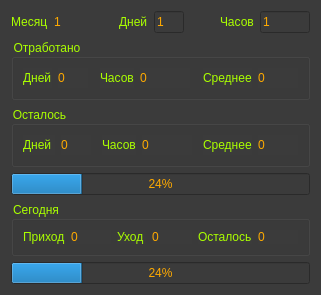
<?xml version="1.0" encoding="UTF-8"?>
<ui version="4.0">
 <class>Form</class>
 <widget class="QWidget" name="Form">
  <property name="windowModality">
   <enum>Qt::NonModal</enum>
  </property>
  <property name="geometry">
   <rect>
    <x>0</x>
    <y>0</y>
    <width>321</width>
    <height>286</height>
   </rect>
  </property>
  <property name="mouseTracking">
   <bool>false</bool>
  </property>
  <property name="contextMenuPolicy">
   <enum>Qt::NoContextMenu</enum>
  </property>
  <property name="windowTitle">
   <string>Рабочее время</string>
  </property>
  <property name="styleSheet">
   <string notr="true">background-color: rgb(59, 59, 59);
color: rgb(170, 255, 0);
font: 75 10pt &quot;MS Shell Dlg 2&quot;;</string>
  </property>
  <layout class="QVBoxLayout" name="verticalLayout">
   <item>
    <layout class="QHBoxLayout" name="horizontalLayout">
     <item>
      <widget class="QLabel" name="label">
       <property name="text">
        <string>Месяц</string>
       </property>
      </widget>
     </item>
     <item>
      <widget class="QLabel" name="labelM">
       <property name="minimumSize">
        <size>
         <width>30</width>
         <height>0</height>
        </size>
       </property>
       <property name="styleSheet">
        <string notr="true">color: rgb(255, 170, 0);</string>
       </property>
       <property name="text">
        <string>1</string>
       </property>
      </widget>
     </item>
     <item>
      <spacer name="horizontalSpacer">
       <property name="orientation">
        <enum>Qt::Horizontal</enum>
       </property>
       <property name="sizeHint" stdset="0">
        <size>
         <width>40</width>
         <height>20</height>
        </size>
       </property>
      </spacer>
     </item>
     <item>
      <widget class="QLabel" name="label_2">
       <property name="text">
        <string>Дней</string>
       </property>
      </widget>
     </item>
     <item>
      <widget class="QLineEdit" name="lineEditD">
       <property name="sizePolicy">
        <sizepolicy hsizetype="Fixed" vsizetype="Fixed">
         <horstretch>1</horstretch>
         <verstretch>0</verstretch>
        </sizepolicy>
       </property>
       <property name="minimumSize">
        <size>
         <width>30</width>
         <height>0</height>
        </size>
       </property>
       <property name="maximumSize">
        <size>
         <width>30</width>
         <height>16777215</height>
        </size>
       </property>
       <property name="styleSheet">
        <string notr="true">color: rgb(255, 170, 0);</string>
       </property>
       <property name="text">
        <string>1</string>
       </property>
       <property name="maxLength">
        <number>100</number>
       </property>
      </widget>
     </item>
     <item>
      <spacer name="horizontalSpacer_2">
       <property name="orientation">
        <enum>Qt::Horizontal</enum>
       </property>
       <property name="sizeHint" stdset="0">
        <size>
         <width>40</width>
         <height>20</height>
        </size>
       </property>
      </spacer>
     </item>
     <item>
      <widget class="QLabel" name="label_3">
       <property name="text">
        <string>Часов</string>
       </property>
      </widget>
     </item>
     <item>
      <widget class="QLineEdit" name="lineEditH">
       <property name="sizePolicy">
        <sizepolicy hsizetype="Fixed" vsizetype="Fixed">
         <horstretch>1</horstretch>
         <verstretch>0</verstretch>
        </sizepolicy>
       </property>
       <property name="minimumSize">
        <size>
         <width>50</width>
         <height>0</height>
        </size>
       </property>
       <property name="maximumSize">
        <size>
         <width>30</width>
         <height>16777215</height>
        </size>
       </property>
       <property name="styleSheet">
        <string notr="true">color: rgb(255, 170, 0);</string>
       </property>
       <property name="text">
        <string>1</string>
       </property>
      </widget>
     </item>
    </layout>
   </item>
   <item>
    <widget class="QGroupBox" name="groupBox">
     <property name="title">
      <string>Отработано</string>
     </property>
     <layout class="QHBoxLayout" name="horizontalLayout_2">
      <item>
       <widget class="QLabel" name="label_4">
        <property name="text">
         <string>Дней</string>
        </property>
       </widget>
      </item>
      <item>
       <widget class="QLabel" name="labelDd">
        <property name="minimumSize">
         <size>
          <width>30</width>
          <height>0</height>
         </size>
        </property>
        <property name="styleSheet">
         <string notr="true">color: rgb(255, 170, 0);</string>
        </property>
        <property name="text">
         <string>0</string>
        </property>
       </widget>
      </item>
      <item>
       <spacer name="horizontalSpacer_3">
        <property name="orientation">
         <enum>Qt::Horizontal</enum>
        </property>
        <property name="sizeHint" stdset="0">
         <size>
          <width>40</width>
          <height>20</height>
         </size>
        </property>
       </spacer>
      </item>
      <item>
       <widget class="QLabel" name="label_5">
        <property name="text">
         <string>Часов</string>
        </property>
       </widget>
      </item>
      <item>
       <widget class="QLabel" name="labelHd">
        <property name="minimumSize">
         <size>
          <width>50</width>
          <height>0</height>
         </size>
        </property>
        <property name="styleSheet">
         <string notr="true">color: rgb(255, 170, 0);</string>
        </property>
        <property name="text">
         <string>0</string>
        </property>
       </widget>
      </item>
      <item>
       <spacer name="horizontalSpacer_4">
        <property name="orientation">
         <enum>Qt::Horizontal</enum>
        </property>
        <property name="sizeHint" stdset="0">
         <size>
          <width>40</width>
          <height>20</height>
         </size>
        </property>
       </spacer>
      </item>
      <item>
       <widget class="QLabel" name="label_7">
        <property name="text">
         <string>Среднее</string>
        </property>
       </widget>
      </item>
      <item>
       <widget class="QLabel" name="labelAd">
        <property name="minimumSize">
         <size>
          <width>40</width>
          <height>0</height>
         </size>
        </property>
        <property name="styleSheet">
         <string notr="true">color: rgb(255, 170, 0);</string>
        </property>
        <property name="text">
         <string>0</string>
        </property>
       </widget>
      </item>
     </layout>
    </widget>
   </item>
   <item>
    <widget class="QGroupBox" name="groupBox_2">
     <property name="title">
      <string>Осталось</string>
     </property>
     <layout class="QHBoxLayout" name="horizontalLayout_3">
      <item>
       <widget class="QLabel" name="label_11">
        <property name="text">
         <string>Дней </string>
        </property>
       </widget>
      </item>
      <item>
       <widget class="QLabel" name="labelDl">
        <property name="minimumSize">
         <size>
          <width>30</width>
          <height>0</height>
         </size>
        </property>
        <property name="styleSheet">
         <string notr="true">color: rgb(255, 170, 0);</string>
        </property>
        <property name="text">
         <string>0</string>
        </property>
       </widget>
      </item>
      <item>
       <spacer name="horizontalSpacer_5">
        <property name="orientation">
         <enum>Qt::Horizontal</enum>
        </property>
        <property name="sizeHint" stdset="0">
         <size>
          <width>40</width>
          <height>20</height>
         </size>
        </property>
       </spacer>
      </item>
      <item>
       <widget class="QLabel" name="label_16">
        <property name="text">
         <string>Часов</string>
        </property>
       </widget>
      </item>
      <item>
       <widget class="QLabel" name="labelHl">
        <property name="minimumSize">
         <size>
          <width>50</width>
          <height>0</height>
         </size>
        </property>
        <property name="styleSheet">
         <string notr="true">color: rgb(255, 170, 0);</string>
        </property>
        <property name="text">
         <string>0</string>
        </property>
       </widget>
      </item>
      <item>
       <spacer name="horizontalSpacer_6">
        <property name="orientation">
         <enum>Qt::Horizontal</enum>
        </property>
        <property name="sizeHint" stdset="0">
         <size>
          <width>40</width>
          <height>20</height>
         </size>
        </property>
       </spacer>
      </item>
      <item>
       <widget class="QLabel" name="label_12">
        <property name="text">
         <string>Среднее</string>
        </property>
       </widget>
      </item>
      <item>
       <widget class="QLabel" name="labelAl">
        <property name="minimumSize">
         <size>
          <width>40</width>
          <height>0</height>
         </size>
        </property>
        <property name="styleSheet">
         <string notr="true">color: rgb(255, 170, 0);</string>
        </property>
        <property name="text">
         <string>0</string>
        </property>
       </widget>
      </item>
     </layout>
    </widget>
   </item>
   <item>
    <widget class="QProgressBar" name="progressBarA">
     <property name="styleSheet">
      <string notr="true">color: rgb(255, 170, 0);</string>
     </property>
     <property name="value">
      <number>24</number>
     </property>
     <property name="textVisible">
      <bool>true</bool>
     </property>
     <property name="orientation">
      <enum>Qt::Horizontal</enum>
     </property>
     <property name="invertedAppearance">
      <bool>false</bool>
     </property>
     <property name="format">
      <string>%p%</string>
     </property>
    </widget>
   </item>
   <item>
    <widget class="QGroupBox" name="groupBox_3">
     <property name="title">
      <string>Сегодня</string>
     </property>
     <layout class="QHBoxLayout" name="horizontalLayout_4">
      <item>
       <widget class="QLabel" name="label_10">
        <property name="text">
         <string>Приход</string>
        </property>
       </widget>
      </item>
      <item>
       <widget class="QLabel" name="labelTb">
        <property name="minimumSize">
         <size>
          <width>40</width>
          <height>0</height>
         </size>
        </property>
        <property name="styleSheet">
         <string notr="true">color: rgb(255, 170, 0);</string>
        </property>
        <property name="text">
         <string>0</string>
        </property>
       </widget>
      </item>
      <item>
       <widget class="QLabel" name="label_8">
        <property name="text">
         <string>Уход</string>
        </property>
       </widget>
      </item>
      <item>
       <widget class="QLabel" name="labelTe">
        <property name="minimumSize">
         <size>
          <width>40</width>
          <height>0</height>
         </size>
        </property>
        <property name="styleSheet">
         <string notr="true">color: rgb(255, 170, 0);</string>
        </property>
        <property name="text">
         <string>0</string>
        </property>
       </widget>
      </item>
      <item>
       <widget class="QLabel" name="label_6">
        <property name="text">
         <string>Осталось</string>
        </property>
       </widget>
      </item>
      <item>
       <widget class="QLabel" name="labelTl">
        <property name="minimumSize">
         <size>
          <width>40</width>
          <height>0</height>
         </size>
        </property>
        <property name="styleSheet">
         <string notr="true">color: rgb(255, 170, 0);</string>
        </property>
        <property name="text">
         <string>0</string>
        </property>
       </widget>
      </item>
     </layout>
    </widget>
   </item>
   <item>
    <widget class="QProgressBar" name="progressBarT">
     <property name="styleSheet">
      <string notr="true">color: rgb(255, 170, 0);</string>
     </property>
     <property name="value">
      <number>24</number>
     </property>
    </widget>
   </item>
  </layout>
 </widget>
 <resources/>
 <connections/>
</ui>
